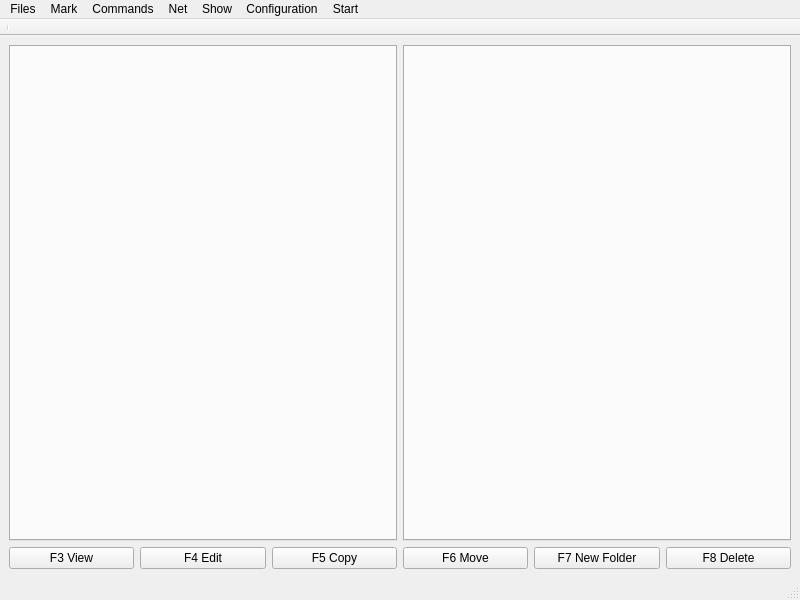
<?xml version="1.0" encoding="UTF-8"?>
<ui version="4.0">
 <class>MainWindow</class>
 <widget class="QMainWindow" name="MainWindow">
  <property name="geometry">
   <rect>
    <x>0</x>
    <y>0</y>
    <width>800</width>
    <height>600</height>
   </rect>
  </property>
  <property name="sizePolicy">
   <sizepolicy hsizetype="Maximum" vsizetype="Preferred">
    <horstretch>0</horstretch>
    <verstretch>0</verstretch>
   </sizepolicy>
  </property>
  <property name="windowTitle">
   <string>MainWindow</string>
  </property>
  <widget class="QWidget" name="centralwidget">
   <layout class="QGridLayout" name="gridLayout">
    <item row="0" column="0">
     <layout class="QHBoxLayout" name="horizontalLayout">
      <item>
       <widget class="CustomTabWidget" name="leftTabWidget">
        <property name="focusPolicy">
         <enum>Qt::NoFocus</enum>
        </property>
        <property name="acceptDrops">
         <bool>true</bool>
        </property>
        <property name="accessibleDescription">
         <string>Left</string>
        </property>
        <property name="currentIndex">
         <number>-1</number>
        </property>
        <property name="tabsClosable">
         <bool>true</bool>
        </property>
        <property name="movable">
         <bool>true</bool>
        </property>
       </widget>
      </item>
      <item>
       <widget class="CustomTabWidget" name="rightTabWidget">
        <property name="focusPolicy">
         <enum>Qt::NoFocus</enum>
        </property>
        <property name="acceptDrops">
         <bool>true</bool>
        </property>
        <property name="accessibleDescription">
         <string>Right</string>
        </property>
        <property name="tabShape">
         <enum>QTabWidget::Rounded</enum>
        </property>
        <property name="currentIndex">
         <number>-1</number>
        </property>
        <property name="documentMode">
         <bool>false</bool>
        </property>
        <property name="tabsClosable">
         <bool>true</bool>
        </property>
        <property name="movable">
         <bool>true</bool>
        </property>
       </widget>
      </item>
     </layout>
    </item>
    <item row="1" column="0">
     <layout class="QHBoxLayout" name="buttons">
      <item>
       <widget class="QPushButton" name="F3">
        <property name="focusPolicy">
         <enum>Qt::NoFocus</enum>
        </property>
        <property name="toolTip">
         <string>&lt;html&gt;&lt;head/&gt;&lt;body&gt;&lt;p&gt;&lt;span style=&quot; color:#00aa00;&quot;&gt;View file in text mode&lt;/span&gt;&lt;/p&gt;&lt;/body&gt;&lt;/html&gt;</string>
        </property>
        <property name="text">
         <string>F3 View</string>
        </property>
       </widget>
      </item>
      <item>
       <widget class="QPushButton" name="F4">
        <property name="focusPolicy">
         <enum>Qt::NoFocus</enum>
        </property>
        <property name="toolTip">
         <string>&lt;html&gt;&lt;head/&gt;&lt;body&gt;&lt;p&gt;&lt;span style=&quot; color:#ff5500;&quot;&gt;Edit file in %s&lt;/span&gt;&lt;/p&gt;&lt;/body&gt;&lt;/html&gt;</string>
        </property>
        <property name="text">
         <string>F4 Edit</string>
        </property>
       </widget>
      </item>
      <item>
       <widget class="QPushButton" name="F5">
        <property name="focusPolicy">
         <enum>Qt::NoFocus</enum>
        </property>
        <property name="toolTip">
         <string>&lt;html&gt;&lt;head/&gt;&lt;body&gt;&lt;p&gt;&lt;span style=&quot; color:#00aa00;&quot;&gt;Copy selected items to whatever folder is opened in the opposite tab&lt;/span&gt;&lt;/p&gt;&lt;/body&gt;&lt;/html&gt;</string>
        </property>
        <property name="text">
         <string>F5 Copy</string>
        </property>
       </widget>
      </item>
      <item>
       <widget class="QPushButton" name="F6">
        <property name="focusPolicy">
         <enum>Qt::NoFocus</enum>
        </property>
        <property name="toolTip">
         <string>&lt;html&gt;&lt;head/&gt;&lt;body&gt;&lt;p&gt;&lt;span style=&quot; color:#00aa00;&quot;&gt;Move selected items to whatever folder is opened in the opposite tab&lt;/span&gt;&lt;/p&gt;&lt;/body&gt;&lt;/html&gt;</string>
        </property>
        <property name="text">
         <string>F6 Move</string>
        </property>
       </widget>
      </item>
      <item>
       <widget class="QPushButton" name="F7">
        <property name="focusPolicy">
         <enum>Qt::NoFocus</enum>
        </property>
        <property name="toolTip">
         <string>&lt;html&gt;&lt;head/&gt;&lt;body&gt;&lt;p&gt;&lt;span style=&quot; color:#00aa00;&quot;&gt;Create a new folder&lt;/span&gt;&lt;/p&gt;&lt;/body&gt;&lt;/html&gt;</string>
        </property>
        <property name="text">
         <string>F7 New Folder</string>
        </property>
       </widget>
      </item>
      <item>
       <widget class="QPushButton" name="F8">
        <property name="focusPolicy">
         <enum>Qt::NoFocus</enum>
        </property>
        <property name="toolTip">
         <string>&lt;html&gt;&lt;head/&gt;&lt;body&gt;&lt;p&gt;&lt;span style=&quot; color:#ff0000;&quot;&gt;Delete selected items&lt;/span&gt;&lt;/p&gt;&lt;/body&gt;&lt;/html&gt;</string>
        </property>
        <property name="text">
         <string>F8 Delete</string>
        </property>
       </widget>
      </item>
     </layout>
    </item>
   </layout>
  </widget>
  <widget class="QMenuBar" name="menubar">
   <property name="geometry">
    <rect>
     <x>0</x>
     <y>0</y>
     <width>800</width>
     <height>26</height>
    </rect>
   </property>
   <widget class="QMenu" name="menuFiles">
    <property name="title">
     <string>Files</string>
    </property>
   </widget>
   <widget class="QMenu" name="menuCommand">
    <property name="title">
     <string>Mark</string>
    </property>
   </widget>
   <widget class="QMenu" name="menuCommands">
    <property name="title">
     <string>Commands</string>
    </property>
   </widget>
   <widget class="QMenu" name="menuNet">
    <property name="title">
     <string>Net</string>
    </property>
   </widget>
   <widget class="QMenu" name="menuShow">
    <property name="title">
     <string>Show</string>
    </property>
   </widget>
   <widget class="QMenu" name="menuConfiguration">
    <property name="title">
     <string>Configuration</string>
    </property>
   </widget>
   <widget class="QMenu" name="menuStart">
    <property name="title">
     <string>Start</string>
    </property>
   </widget>
   <addaction name="menuFiles"/>
   <addaction name="menuCommand"/>
   <addaction name="menuCommands"/>
   <addaction name="menuNet"/>
   <addaction name="menuShow"/>
   <addaction name="menuConfiguration"/>
   <addaction name="menuStart"/>
  </widget>
  <widget class="QStatusBar" name="statusbar"/>
  <widget class="CustomToolbar" name="quickBar">
   <property name="sizePolicy">
    <sizepolicy hsizetype="Maximum" vsizetype="Fixed">
     <horstretch>0</horstretch>
     <verstretch>0</verstretch>
    </sizepolicy>
   </property>
   <property name="movable">
    <bool>false</bool>
   </property>
   <property name="floatable">
    <bool>false</bool>
   </property>
   <attribute name="toolBarArea">
    <enum>TopToolBarArea</enum>
   </attribute>
   <attribute name="toolBarBreak">
    <bool>false</bool>
   </attribute>
   <addaction name="separator"/>
  </widget>
  <action name="actionDisk">
   <property name="text">
    <string>Disk</string>
   </property>
   <property name="toolTip">
    <string>Disk</string>
   </property>
  </action>
  <action name="actionRefresh">
   <property name="text">
    <string>Refresh</string>
   </property>
   <property name="toolTip">
    <string>Refresh</string>
   </property>
  </action>
 </widget>
 <customwidgets>
  <customwidget>
   <class>CustomTabWidget</class>
   <extends>QTabWidget</extends>
   <header>customtabwidget.h</header>
   <container>1</container>
  </customwidget>
  <customwidget>
   <class>CustomToolbar</class>
   <extends>QToolBar</extends>
   <header>customtoolbar.h</header>
  </customwidget>
 </customwidgets>
 <resources/>
 <connections/>
</ui>
